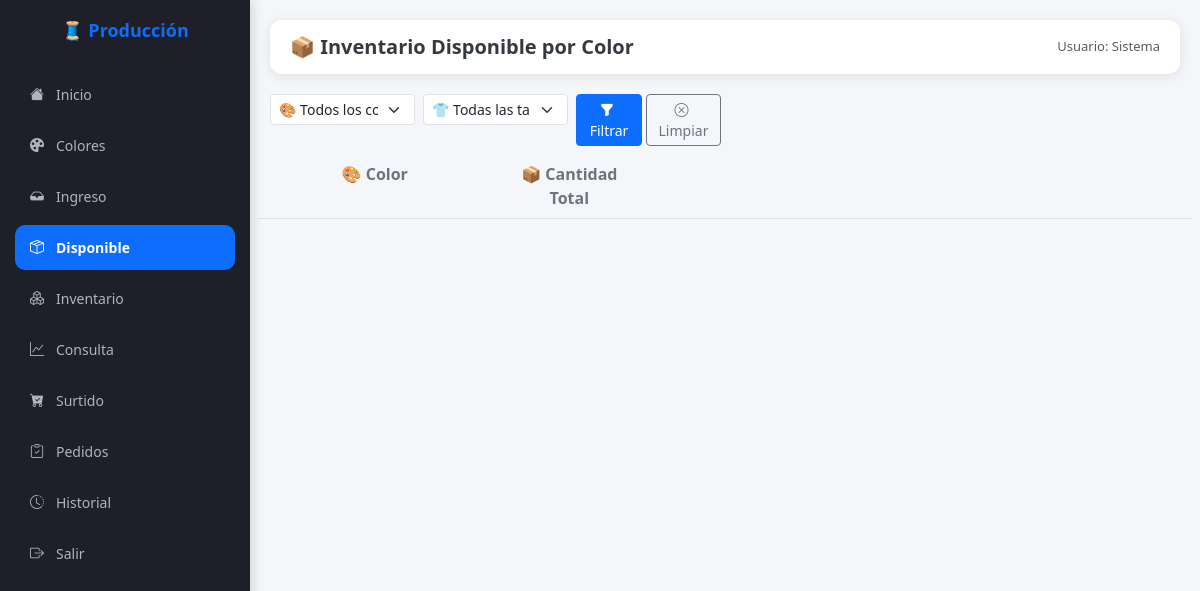
The app's page /inventario_disponible, older data.
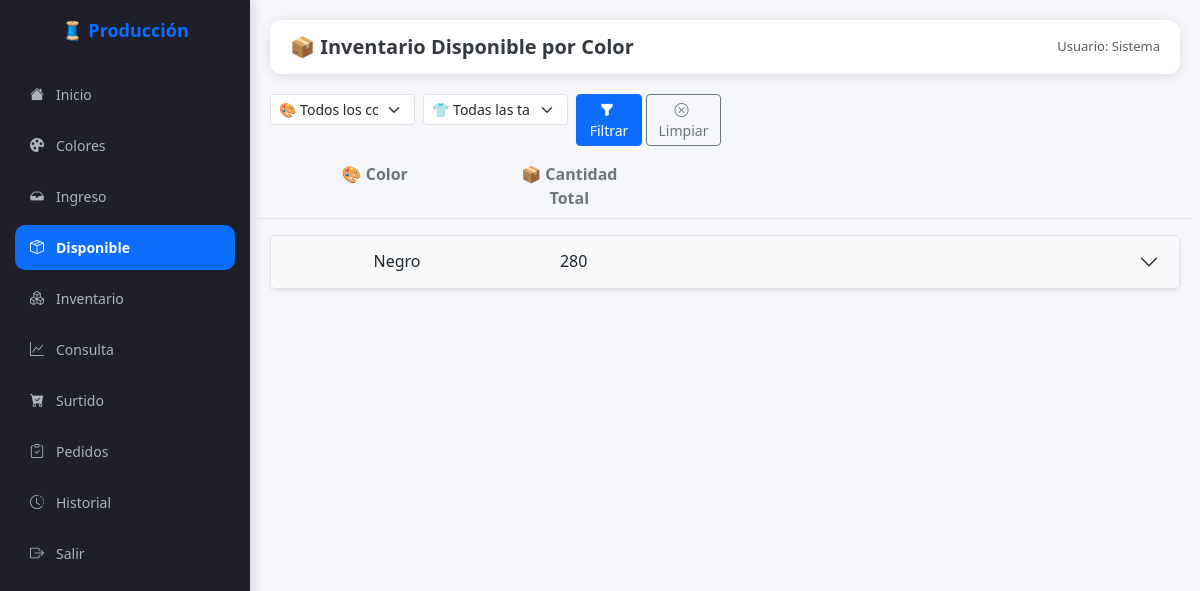
The same page, newer data.
### modelos.py (models this page shows, shortened)
class Color(db.Model):
    __tablename__ = "color"
    id = db.Column(db.Integer, primary_key=True)
    nombre = db.Column(db.String(50), unique=True, nullable=False)
    cortes = db.relationship("Corte", back_populates="color")  # 🔥 aquí
    inventarios = db.relationship("Inventario", back_populates="color")  # 🆕 aquí

### app.py (the view)
@app.route("/inventario_disponible", methods=["GET"])
def inventario_disponible():
    color_id = request.args.get("color_id")
    talla_id = request.args.get("talla_id")
    colores = Color.query.all()
    tallas = Talla.query.all()
    estados = Status.query.all()
    inventarios = db.session.query(Inventario).join(Color).join(Talla).join(Status)
    inventarios = inventarios.order_by(Talla.id.asc())
    inventarios = inventarios.filter(Inventario.status_id == 5) #Estatus de "En_Inventario"
    if color_id and color_id != "":
        inventarios = inventarios.filter(Inventario.color_id == color_id)
    if talla_id and talla_id != "":
        inventarios = inventarios.filter(Inventario.talla_id == talla_id)
    inventarios = inventarios.all()
    colores_con_inventario = {inv.color_id for inv in inventarios}
    colores = [c for c in colores if c.id in colores_con_inventario]
    return render_template(
        "inventario_disponible.html",
        colores=colores,
        tallas=tallas,
        estados=estados,
        inventarios=inventarios,
        color_seleccionado=color_id,
        talla_seleccionada=talla_id
    )

### templates/inventario_disponible.html (shortened to what this page needs)
{% extends "base.html" %}
{% block header %}📦 Inventario Disponible por Color{% endblock %}
{% block content %}
<form class="row g-2 mb-3" method="GET" action="{{ url_for('inventario_disponible') }}">
  <div class="col-6 col-md-2">
    <select name="color_id" class="form-select form-select-sm">
      <option value="">🎨 Todos los colores</option>
    </select>
  </div>
  <div class="col-6 col-md-2">
    <select name="talla_id" class="form-select form-select-sm">
      <option value="">👕 Todas las tallas</option>
    </select>
  </div>
  <div class="col-6 col-md-2 d-flex gap-1">
    <button class="btn btn-primary btn-sm flex-fill" type="submit">
      <i class="bi bi-funnel-fill me-1"></i> Filtrar
    </button>
    <a href="{{ url_for('inventario_disponible') }}" class="btn btn-outline-secondary btn-sm flex-fill">
      <i class="bi bi-x-circle me-1"></i> Limpiar
    </a>
  </div>
</form>
<div class="row fw-semibold text-center mb-3 border-bottom pb-2 text-secondary">
  <div class="col-3">🎨 Color</div>
  <div class="col-2">📦 Cantidad Total</div>
</div>
<div class="accordion" id="accordionColores">
  {% for color in colores %}
    {% set inventarios_color = inventarios | selectattr('color_id', 'equalto', color.id) | list %}
    <div class="accordion-item mb-3 border rounded shadow-sm">
      <h2 class="accordion-header" id="heading{{ color.id }}">
        <button class="accordion-button collapsed bg-light" type="button"
                data-bs-toggle="collapse" data-bs-target="#collapse{{ color.id }}"
                aria-expanded="false" aria-controls="collapse{{ color.id }}">
          <div class="row text-center w-100 m-0">
            <div class="col-3">{{ color.nombre }}</div>
            <div class="col-2">{{ inventarios_color | map(attribute='cantidad') | sum }}</div>
          </div>
        </button>
      </h2>
    </div>
  {% endfor %}
</div>
{% endblock %}

Row changes from the older to the newer data that the page shows:
added Color: nombre "Negro", inventarios_color "280"
